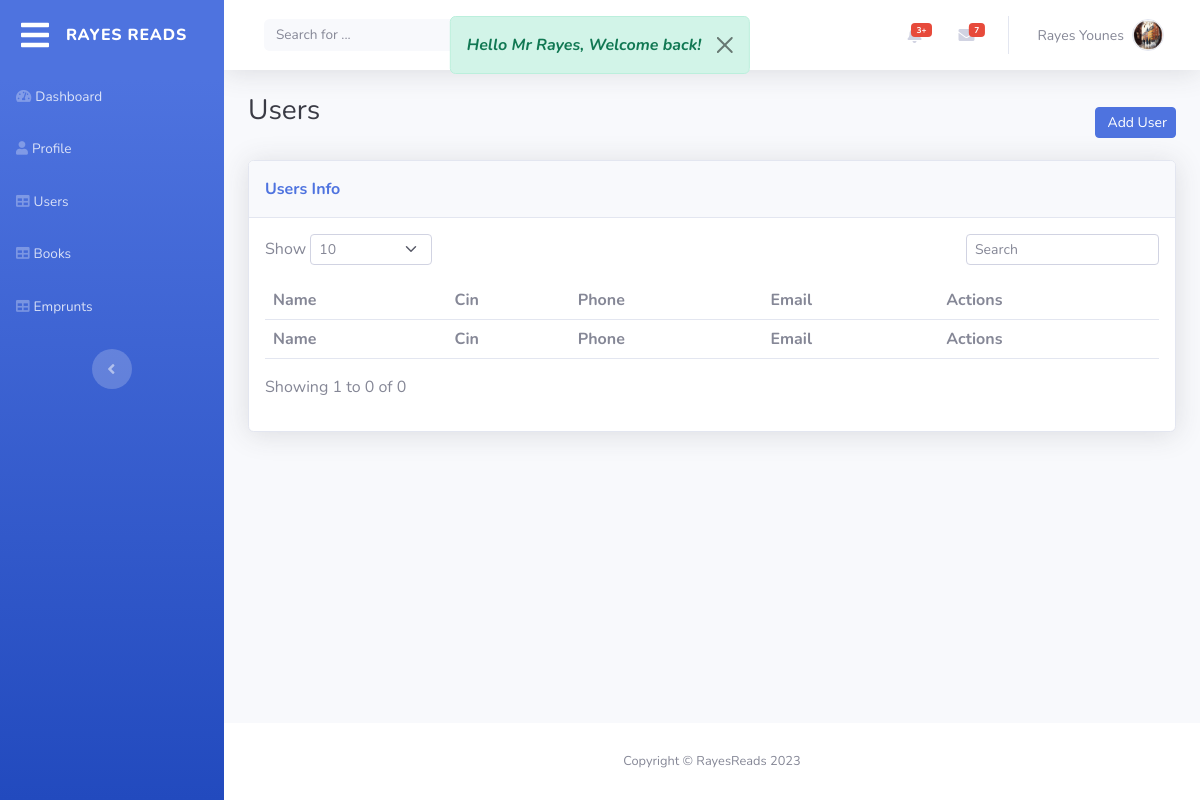
The page /users.php (signed in) on the database as committed earlier.
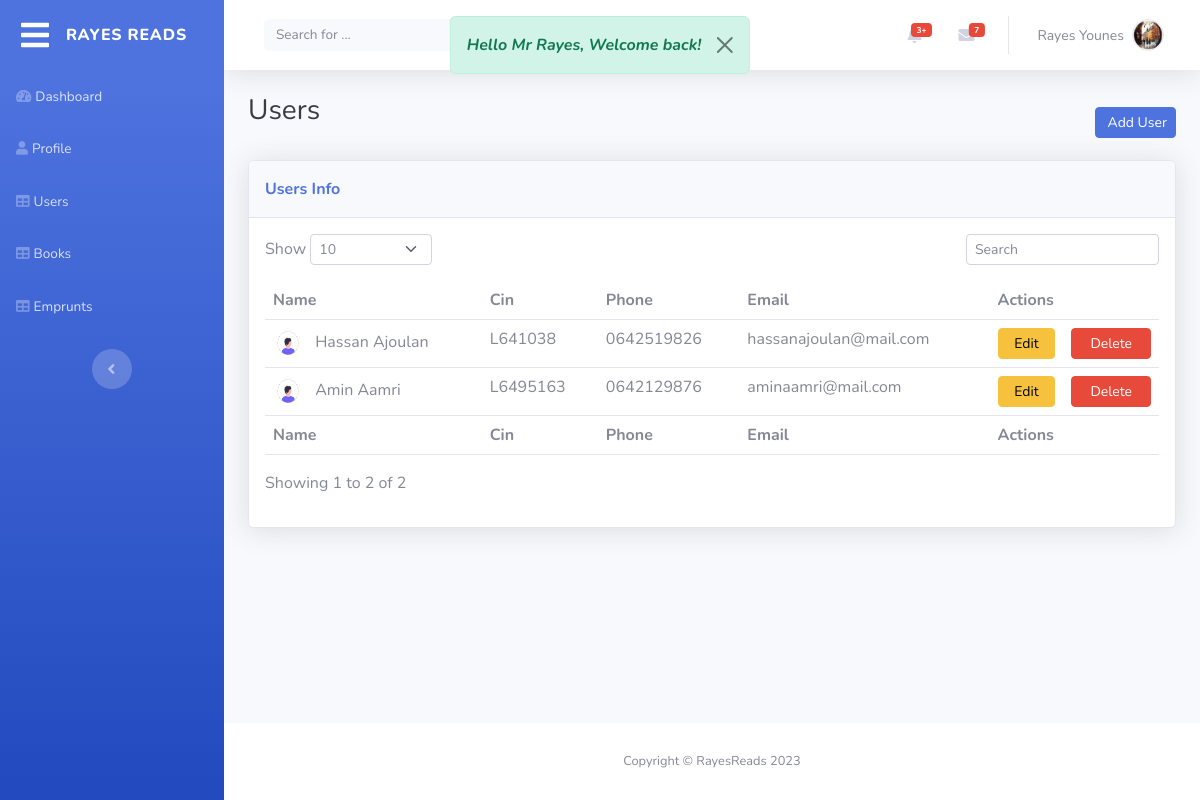
The same page on the database as committed later.
### tables this page shows
CREATE TABLE `users` (
  `ID_User` int(11) NOT NULL,
  `Cin` varchar(255) NOT NULL,
  `First_Name` varchar(255) NOT NULL,
  `Last_Name` varchar(255) NOT NULL,
  `Email` varchar(255) NOT NULL,
  `Phone_Number` varchar(255) NOT NULL,
  `Pass_key` varchar(255) NOT NULL,
  `Is_Admin` tinyint(1) NOT NULL,
  `Avatar` varchar(255) NOT NULL
);

### users.php (the view, shortened to what this page needs)
<?php
if (isset($_SESSION["user_id"])) {
    $mysqli = require "db.php";
    $sql = "SELECT * FROM users WHERE ID_User = {$_SESSION["user_id"]}";
    $result = $mysqli->query($sql);
    $user = $result->fetch_assoc();
} else {
    header("location:login.php");
}
?>
<head>
    <link rel="stylesheet" href="assets/bootstrap/css/bootstrap.min.css">
    <link rel="stylesheet" href="assets/fonts/fontawesome-all.min.css">
    <link rel="stylesheet" href="assets/css/Nunito.css">
    <link rel="stylesheet" href="assets/css/style.css">
    <link rel="stylesheet" href="assets/css/users.css">
</head>
<body id="page-top">
    <div id="wrapper">
        <?php include("sidebar.php"); ?>
        <div class="d-flex flex-column" id="content-wrapper">
            <div id="content">
                <?php include("navbar.php"); ?>
                <div class="container-fluid">
                    <div class="d-sm-flex justify-content-between align-items-center mb-2">
                        <h3 class="text-dark mb-4">Users</h3>
                        <a id="addUserButton" class="btn btn-primary btn-sm d-none d-sm-inline-block" role="button"
                            href="#">&nbsp;Add User</a>
                    </div>
                    <div class="card shadow">
                        <div class="card-header py-3">
                            <p class="text-primary m-0 fw-bold">Users Info</p>
                        </div>
                        <div class="card-body">
                            <div class="row">
                                <div class="col-md-6 text-nowrap">
                                    <div id="dataTable_length" class="dataTables_length" aria-controls="dataTable">
                                        <label class="form-label">Show&nbsp;<select
                                                class="d-inline-block form-select form-select-sm">
                                                <option value="10" selected="">10</option>
                                            </select>&nbsp;</label>
                                    </div>
                                </div>
                                <div class="col-md-6">
                                    <div class="text-md-end dataTables_filter" id="dataTable_filter"><label
                                            class="form-label"><input type="search" class="form-control form-control-sm"
                                                aria-controls="dataTable" placeholder="Search"></label></div>
                                </div>
                            </div>
                            <div class="table-responsive table mt-2" id="dataTable" role="grid"
                                aria-describedby="dataTable_info">
                                <table class="table table-hover my-0" id="dataTable">
                                    <thead>
                                        <tr>
                                            <th>Name</th>
                                            <th>Cin</th>
                                            <th>Phone</th>
                                            <th>Email</th>
                                            <th colspan="2">Actions</th>
                                        </tr>
                                    </thead>
                                    <tbody>
                                        <?php
                                        $mysqli = require("db.php");
                                        $sql = "SELECT * FROM users WHERE Is_Admin = 0";
                                        $result = $mysqli->query($sql);
                                        ?>
                                        <?php while ($user = $result->fetch_assoc()) {
                                            ; ?>
                                            <tr>
                                                <td>
                                                    <img title="" class="rounded-circle me-2" width="30" height="30"
                                                        src="<?php echo $user['Avatar']; ?>">
                                                    <?php echo $user['First_Name'] . ' ' . $user['Last_Name']; ?>
                                                </td>
                                                <td>
                                                    <?php echo $user['Cin']; ?>
                                                </td>
                                                <td>
                                                    <?php echo $user['Phone_Number']; ?>
                                                </td>
                                                <td>
                                                    <?php echo $user['Email']; ?>
                                                </td>
                                                <td>
                                                    <button id="<?php echo $user['ID_User']; ?>"
                                                        class="btn btn-warning btn-sm d-none d-sm-inline-block w-100 updateUserButton"
                                                        type="button">Edit</button>
                                                </td>
                                                <td>
                                                    <a id="" class="btn btn-danger btn-sm d-none d-sm-inline-block w-100"
                                                        href="delete-user-process.php?id=<?php echo $user['ID_User']; ?>">Delete</a>
                                                </td>
                                            </tr>
                                        <?php }
                                        ?>
                                    </tbody>
                                    <tfoot>
                                        <tr>
                                            <td><strong>Name</strong></td>
                                            <td><strong>Cin</strong></td>
                                            <td><strong>Phone</strong></td>
                                            <td><strong>Email</strong></td>
                                            <td colspan="2"><strong>Actions</strong></td>
                                        </tr>
                                    </tfoot>
                                </table>
                            </div>
                            <div class="row">
                                <div class="col-md-6 align-self-center">
                                    <p id="dataTable_info" class="dataTables_info" role="status" aria-live="polite">
                                        <?php
                                        $mysqli = require("db.php");
                                        $sql = "SELECT COUNT(*) AS total FROM users WHERE is_admin = 0";
                                        $result = $mysqli->query($sql);
                                        $row = $result->fetch_assoc();
                                        $totalUsers = $row['total'];
                                        echo "Showing 1 to " . $totalUsers . " of " . $totalUsers;
                                        ?>
                                    </p>
                                </div>
                            </div>
                        </div>
                    </div>
                </div>
            </div>
            <?php include("footer.php"); ?>
        </div>
    </div>
</body>

### sidebar.php (shortened to what this page needs)
<nav class="navbar navbar-dark align-items-start sidebar sidebar-dark accordion bg-gradient-primary p-0">
    <div class="container-fluid d-flex flex-column p-0"><a
            class="navbar-brand d-flex justify-content-center align-items-center sidebar-brand m-0" href="#">
            <div class="sidebar-brand-icon"><i class="fas fa-bars"></i></div>
            <div class="sidebar-brand-text mx-3"><span>Rayes Reads</span></div>
        </a>
        <ul class="navbar-nav text-light" id="accordionSidebar">
            <li class="nav-item">
                <a class="nav-link" href="index.php"><i class="fas fa-tachometer-alt"></i><span>Dashboard</span></a>
            </li>
            <li class="nav-item">
                <a class="nav-link" href="profile.php"><i class="fas fa-user"></i><span>Profile</span></a>
            </li>
            <li class="nav-item">
                <a class="nav-link" href="users.php"><i class="fas fa-table"></i><span>Users</span></a>
            </li>
            <li class="nav-item">
                <a class="nav-link" href="books.php"><i class="fas fa-table"></i><span>Books</span></a>
            </li>
            <li class="nav-item">
                <a class="nav-link" href="emprunts.php"><i class="fas fa-table"></i><span>Emprunts</span></a>
            </li>
        </ul>
        <div class="text-center d-none d-md-inline"><button title="#" class="btn rounded-circle border-0"
                id="sidebarToggle" type="button"></button></div>
    </div>
</nav>

### navbar.php (shortened to what this page needs)
<?php
if (isset($user) && !isset($_SESSION['welcome_message'])) {
    ?>
    <div class="alert alert-success alert-dismissible custom-alert top-0 fade show position-fixed mt-3 start-50 translate-middle-x"
        role="alert">
        <em><strong>Hello Mr
                <?php echo htmlspecialchars($user["Last_Name"]); ?>, Welcome back!
            </strong></em>
        <button type="button" class="btn-close" data-bs-dismiss="alert" aria-label="Close"></button>
    </div>
    <?php
}
?>
<?php if (isset($user)): ?>
    <nav class="navbar navbar-light navbar-expand bg-white shadow mb-4 topbar static-top">
        <div class="container-fluid">
            <form class="d-none d-sm-inline-block me-auto ms-md-3 my-2 my-md-0 mw-100 navbar-search">
                <div class="input-group"><input class="bg-light form-control border-0 small" type="text"
                        placeholder="Search for ..."><button title="#" class="btn btn-primary py-0" type="button"></button></div>
            </form>
            <ul class="navbar-nav flex-nowrap ms-auto">
                <li class="nav-item dropdown no-arrow mx-1">
                    <div class="nav-item dropdown no-arrow"><a class="dropdown-toggle nav-link" aria-expanded="false"
                            data-bs-toggle="dropdown" href="#"><span class="badge bg-danger badge-counter">3+</span></a>
                    </div>
                </li>
                <li class="nav-item dropdown no-arrow mx-1">
                    <div class="nav-item dropdown no-arrow"><a class="dropdown-toggle nav-link" aria-expanded="false"
                            data-bs-toggle="dropdown" href="#"><span class="badge bg-danger badge-counter">7</span><i
                                class="fas fa-envelope fa-fw"></i></a>
                    </div>
                </li>
                <li class="nav-item dropdown no-arrow">
                    <div class="nav-item dropdown no-arrow"><a class="dropdown-toggle nav-link" aria-expanded="false"
                            data-bs-toggle="dropdown" href="#"><span
                                class="d-none d-lg-inline me-2 text-gray-600 small"><?php echo htmlspecialchars($user["Last_Name"] . " " . $user["First_Name"]); ?></span><img title="#"
                                class="border rounded-circle img-profile" src="assets/img/avatars/stockholm.jpg"></a>
                    </div>
                </li>
            </ul>
        </div>
    </nav>
<?php endif; ?>

### footer.php
<footer class="bg-white sticky-footer">
    <div class="container my-auto">
        <div class="text-center my-auto copyright"><span>Copyright © RayesReads 2023</span></div>
    </div>
</footer>

### assets/css/style.css (style rules this page uses)
.custom-alert { z-index: 9999; }

### assets/css/users.css (style rules this page uses)
.input-group .btn { position: relative; z-index: 0; }

Rows that differ between the two databases and show on the page:
added users: Avatar (placeholder picture), First_Name "Hassan", Last_Name "Ajoulan", Cin "L641038", Phone_Number "0642519826", Email "hassanajoulan@mail.com"
added users: Avatar (placeholder picture), First_Name "Amin", Last_Name "Aamri", Cin "L6495163", Phone_Number "0642129876", Email "aminaamri@mail.com"
Other text that changed with them:
$totalUsers: "0" → "2"
